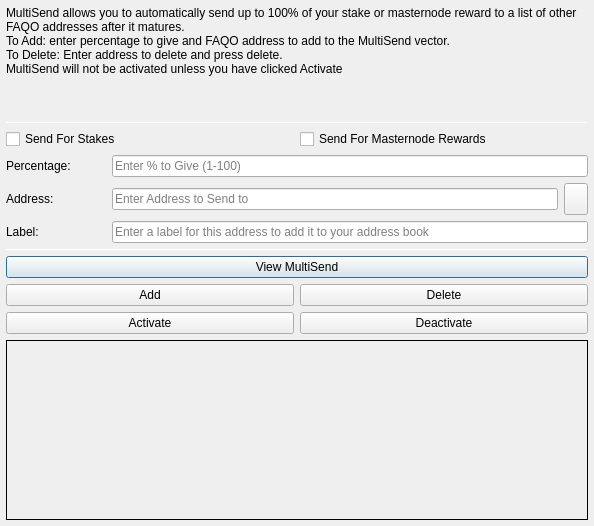
<?xml version="1.0" encoding="UTF-8"?>
<ui version="4.0">
 <class>MultiSendDialog</class>
 <widget class="QDialog" name="MultiSendDialog">
  <property name="windowModality">
   <enum>Qt::NonModal</enum>
  </property>
  <property name="geometry">
   <rect>
    <x>0</x>
    <y>0</y>
    <width>594</width>
    <height>526</height>
   </rect>
  </property>
  <property name="windowTitle">
   <string>MultiSend</string>
  </property>
  <layout class="QVBoxLayout" name="verticalLayout" stretch="0">
   <property name="leftMargin">
    <number>6</number>
   </property>
   <property name="topMargin">
    <number>6</number>
   </property>
   <property name="rightMargin">
    <number>6</number>
   </property>
   <property name="bottomMargin">
    <number>6</number>
   </property>
   <item>
    <layout class="QVBoxLayout" name="verticalLayout_Main" stretch="1,1,1,0,1,1,1">
     <item>
      <widget class="QLabel" name="label_2">
       <property name="lineWidth">
        <number>1</number>
       </property>
       <property name="text">
        <string>MultiSend allows you to automatically send up to 100% of your stake or masternode reward to a list of other FAQO addresses after it matures.
To Add: enter percentage to give and FAQO address to add to the MultiSend vector.
To Delete: Enter address to delete and press delete.
MultiSend will not be activated unless you have clicked Activate</string>
       </property>
       <property name="alignment">
        <set>Qt::AlignLeading|Qt::AlignLeft|Qt::AlignTop</set>
       </property>
       <property name="wordWrap">
        <bool>true</bool>
       </property>
      </widget>
     </item>
     <item>
      <widget class="Line" name="line">
       <property name="minimumSize">
        <size>
         <width>0</width>
         <height>1</height>
        </size>
       </property>
       <property name="maximumSize">
        <size>
         <width>16777215</width>
         <height>1</height>
        </size>
       </property>
       <property name="orientation">
        <enum>Qt::Horizontal</enum>
       </property>
      </widget>
     </item>
     <item>
      <layout class="QVBoxLayout" name="verticalLayout_Settings">
       <item>
        <layout class="QHBoxLayout" name="horizontalLayout">
         <item>
          <widget class="QCheckBox" name="multiSendStakeCheckBox">
           <property name="text">
            <string>Send For Stakes</string>
           </property>
          </widget>
         </item>
         <item>
          <widget class="QCheckBox" name="multiSendMasternodeCheckBox">
           <property name="text">
            <string>Send For Masternode Rewards</string>
           </property>
          </widget>
         </item>
        </layout>
       </item>
       <item>
        <layout class="QHBoxLayout" name="horizontalLayout_6">
         <item>
          <widget class="QLabel" name="label">
           <property name="minimumSize">
            <size>
             <width>100</width>
             <height>0</height>
            </size>
           </property>
           <property name="toolTip">
            <string>Percentage of stake to send</string>
           </property>
           <property name="text">
            <string>Percentage:</string>
           </property>
          </widget>
         </item>
         <item>
          <widget class="QLineEdit" name="multiSendPercentEdit">
           <property name="toolTip">
            <string>Enter whole numbers 1 - 100</string>
           </property>
           <property name="placeholderText">
            <string>Enter % to Give (1-100)</string>
           </property>
          </widget>
         </item>
        </layout>
       </item>
       <item>
        <layout class="QHBoxLayout" name="horizontalLayout_7">
         <item>
          <widget class="QLabel" name="label_5">
           <property name="minimumSize">
            <size>
             <width>100</width>
             <height>0</height>
            </size>
           </property>
           <property name="toolTip">
            <string>Address to send portion of stake to</string>
           </property>
           <property name="text">
            <string>Address:</string>
           </property>
          </widget>
         </item>
         <item>
          <widget class="QLineEdit" name="multiSendAddressEdit">
           <property name="toolTip">
            <string/>
           </property>
           <property name="placeholderText">
            <string>Enter Address to Send to</string>
           </property>
          </widget>
         </item>
         <item>
          <widget class="QToolButton" name="addressBookButton">
           <property name="maximumSize">
            <size>
             <width>16777215</width>
             <height>32</height>
            </size>
           </property>
           <property name="toolTip">
            <string>Choose an address from the address book</string>
           </property>
           <property name="text">
            <string/>
           </property>
           <property name="icon">
            <iconset resource="../faqo.qrc">
             <normaloff>:/icons/address-book</normaloff>:/icons/address-book</iconset>
           </property>
           <property name="shortcut">
            <string>Alt+A</string>
           </property>
          </widget>
         </item>
        </layout>
       </item>
      </layout>
     </item>
     <item>
      <layout class="QHBoxLayout" name="horizontalLayout_3">
       <item>
        <widget class="QLabel" name="label_3">
         <property name="minimumSize">
          <size>
           <width>100</width>
           <height>0</height>
          </size>
         </property>
         <property name="text">
          <string>Label:</string>
         </property>
        </widget>
       </item>
       <item>
        <widget class="QLineEdit" name="labelAddressLabelEdit">
         <property name="placeholderText">
          <string>Enter a label for this address to add it to your address book</string>
         </property>
        </widget>
       </item>
      </layout>
     </item>
     <item>
      <widget class="Line" name="line_2">
       <property name="minimumSize">
        <size>
         <width>0</width>
         <height>1</height>
        </size>
       </property>
       <property name="maximumSize">
        <size>
         <width>16777215</width>
         <height>1</height>
        </size>
       </property>
       <property name="orientation">
        <enum>Qt::Horizontal</enum>
       </property>
      </widget>
     </item>
     <item>
      <layout class="QVBoxLayout" name="verticalLayout_Buttons">
       <item>
        <layout class="QHBoxLayout" name="horizontalLayout_4">
         <item>
          <widget class="QPushButton" name="viewButton">
           <property name="toolTip">
            <string/>
           </property>
           <property name="statusTip">
            <string>View MultiSend Vector</string>
           </property>
           <property name="text">
            <string>View MultiSend</string>
           </property>
          </widget>
         </item>
        </layout>
       </item>
       <item>
        <layout class="QHBoxLayout" name="horizontalLayout_2">
         <item>
          <widget class="QPushButton" name="addButton">
           <property name="toolTip">
            <string/>
           </property>
           <property name="statusTip">
            <string>Add to MultiSend Vector</string>
           </property>
           <property name="text">
            <string>Add</string>
           </property>
          </widget>
         </item>
         <item>
          <widget class="QPushButton" name="deleteButton">
           <property name="toolTip">
            <string/>
           </property>
           <property name="statusTip">
            <string>Delete Address From MultiSend Vector</string>
           </property>
           <property name="text">
            <string>Delete</string>
           </property>
          </widget>
         </item>
        </layout>
       </item>
       <item>
        <layout class="QHBoxLayout" name="horizontalLayout_5">
         <item>
          <widget class="QPushButton" name="activateButton">
           <property name="statusTip">
            <string>Activate MultiSend</string>
           </property>
           <property name="text">
            <string>Activate</string>
           </property>
          </widget>
         </item>
         <item>
          <widget class="QPushButton" name="disableButton">
           <property name="statusTip">
            <string>Deactivate MultiSend</string>
           </property>
           <property name="text">
            <string>Deactivate</string>
           </property>
          </widget>
         </item>
        </layout>
       </item>
      </layout>
     </item>
     <item>
      <widget class="QLabel" name="message">
       <property name="minimumSize">
        <size>
         <width>0</width>
         <height>180</height>
        </size>
       </property>
       <property name="frameShape">
        <enum>QFrame::Panel</enum>
       </property>
       <property name="frameShadow">
        <enum>QFrame::Plain</enum>
       </property>
       <property name="lineWidth">
        <number>1</number>
       </property>
       <property name="midLineWidth">
        <number>1</number>
       </property>
       <property name="text">
        <string/>
       </property>
       <property name="alignment">
        <set>Qt::AlignLeading|Qt::AlignLeft|Qt::AlignTop</set>
       </property>
       <property name="wordWrap">
        <bool>true</bool>
       </property>
      </widget>
     </item>
    </layout>
   </item>
  </layout>
 </widget>
 <resources>
  <include location="../faqo.qrc"/>
 </resources>
 <connections/>
</ui>
